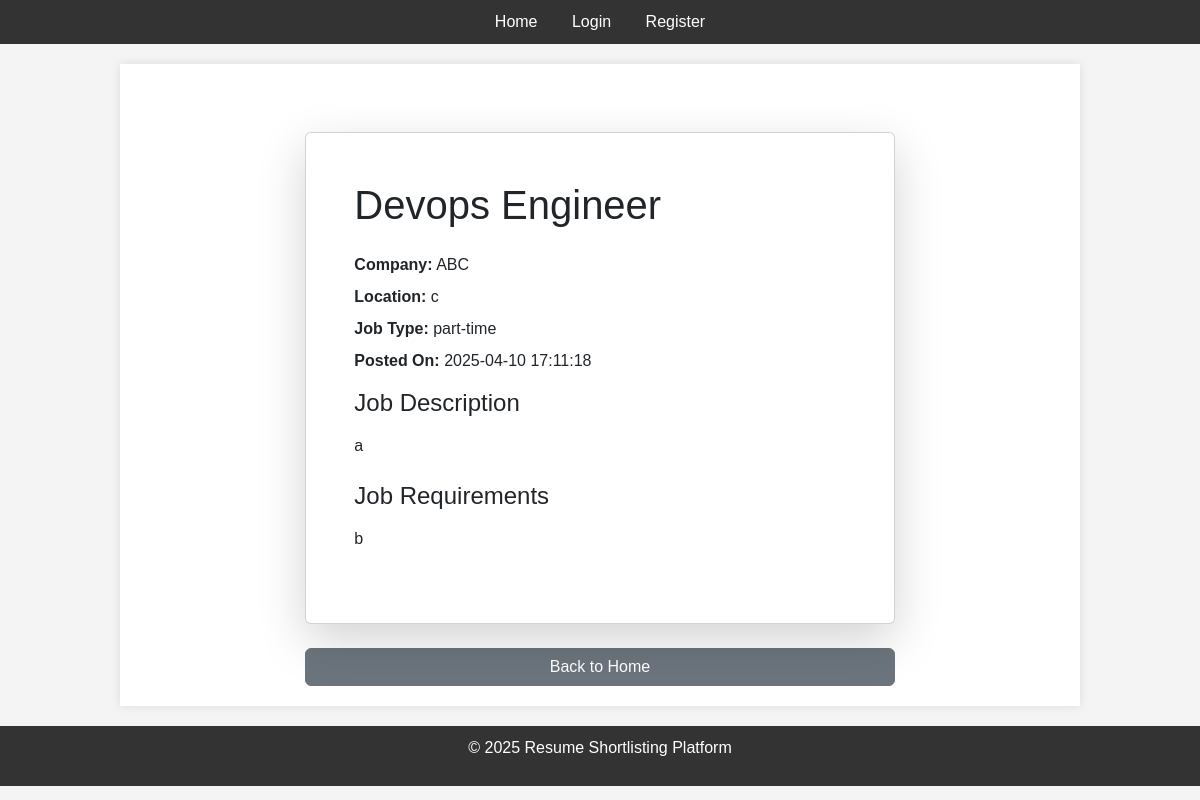
Page /job_details/1 on the committed database.
### tables this page shows
CREATE TABLE jobs (
            job_id INTEGER PRIMARY KEY AUTOINCREMENT,
            title TEXT NOT NULL,
            description TEXT NOT NULL,
            requirements TEXT NOT NULL,
            location TEXT NOT NULL,
            job_type TEXT NOT NULL,
            salary REAL,
            posted_date DATETIME DEFAULT CURRENT_TIMESTAMP,
            company_id INTEGER NOT NULL,
            FOREIGN KEY (company_id) REFERENCES users (user_id)
        );

CREATE TABLE users (
            user_id INTEGER PRIMARY KEY AUTOINCREMENT,
            username TEXT UNIQUE NOT NULL,
            password TEXT NOT NULL,
            email TEXT UNIQUE NOT NULL,
            user_type TEXT NOT NULL CHECK (user_type IN ('company', 'applicant'))
        );

### app.py (the view)
@app.route('/job_details/<int:job_id>')
def job_details(job_id):
    conn = get_db_connection()
    cursor = conn.cursor()
    job = cursor.execute(
        '''SELECT jobs.*, users.username as company_name
           FROM jobs
           JOIN users ON jobs.company_id = users.user_id
           WHERE jobs.job_id = ?''',
        (job_id,),
    ).fetchone()
    if not job:
        flash('Job not found.', 'danger')
        return redirect(url_for('index'))
    if session.get('user_type') == 'applicant':
        return render_template('job_details.html', job=job)
    elif session.get('user_type') == 'company':
        return render_template('job_details.html', job=job)
    else:
        return render_template('job_details.html', job=job)

### app.py (called while the page is built)
@app.context_processor
def inject_now():
    from datetime import datetime
    return {'now': datetime.now()}

### scripts/init_db.py (called while the page is built)
def get_db_connection():
    conn = sqlite3.connect(DATABASE)
    conn.row_factory = sqlite3.Row
    return conn

### templates/job_details.html (shortened to what this page needs)
{% extends 'base.html' %}
{% block content %}
<div class="container">
	<div class="row justify-content-center mt-5">
		<div class="col-12 col-lg-8">
			<div class="card shadow-lg">
				<div class="card-body p-4 p-sm-5">
					<h1 class="card-title mb-4">{{ job.title }}</h1>
					<p class="mb-2"><strong>Company:</strong> {{ job.company_name }}</p>
					<p class="mb-2"><strong>Location:</strong> {{ job.location }}</p>
					<p class="mb-2"><strong>Job Type:</strong> {{ job.job_type }}</p>
					<p class="mb-3"><strong>Posted On:</strong> {{ job.posted_date }}</p>
					<h2 class="h4 mb-3">Job Description</h2>
					<p class="card-text mb-4">{{ job.description | replace('\n', '<br>') | safe }}</p>
					<h2 class="h4 mb-3">Job Requirements</h2>
					<p class="card-text mb-4">{{ job.requirements | replace('\n', '<br>') | safe }}</p>
				</div>
			</div>
			<div class="mt-4">
				<a href="{% if session['user_type'] == 'company' %}{{ url_for('job_listings') }}{% elif session['user_type'] == 'applicant' %}{{ url_for('applicant_dashboard') }}{% else %}{{ url_for('index') }}{% endif %}"
					class="btn btn-secondary w-100">
					Back to {% if session['user_type'] == 'company' %}Job Listings{% elif session['user_type'] ==
					'applicant' %}Dashboard{% else %}Home{% endif %}
				</a>
			</div>
		</div>
	</div>
</div>
{% endblock %}

### static/style.css (style rules this page uses)
body { font-family: sans-serif; margin: 0; padding: 0; background-color: #f4f4f4; }

### rows in the picture
jobs: title "Devops Engineer", location "c", job_type "part-time", posted_date "2025-04-10 17:11:18", description "a", requirements "b"
users: company_name "ABC"
